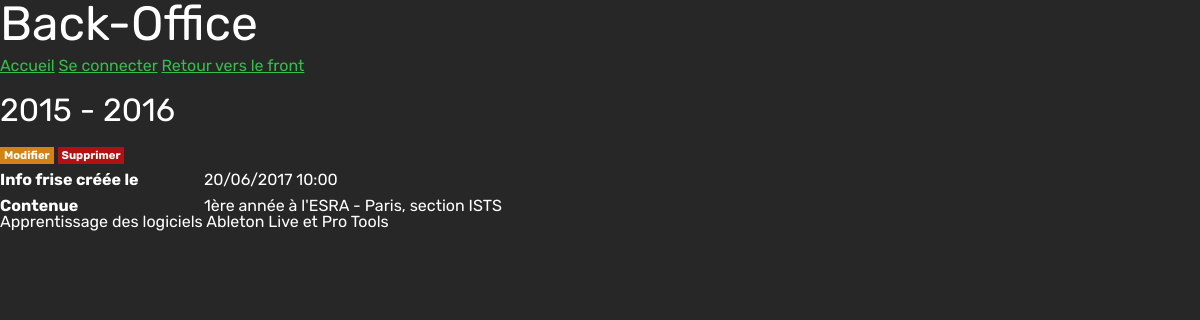
The app's page /back/frise.php?id=3 with its own data.
### tables this page shows
CREATE TABLE `contenue` (
  `id` int(11) NOT NULL,
  `created` datetime NOT NULL,
  `updated` datetime NOT NULL,
  `titre` varchar(50) NOT NULL,
  `texte` text NOT NULL
);

### config/functions.php (called while the page is built, shortened)
<?php
function dateEU($input, $hour = false){
	if(empty($input))
		return 'n.c.';
	else{
		$time = new DateTime($input);
		if($hour)
			return $time->format('d/m/Y H:i');
		else
			return $time->format('d/m/Y');
	}
}

### back/frise.php (the view, shortened to what this page needs)
<?php
include('../config/settings.php');
$contenue = $db->prepare('SELECT * FROM contenue WHERE id = :i');
$contenue->bindParam(':i', $_GET['id'], PDO::PARAM_INT);
$contenue->execute();
if($contenue->rowCount() == 0)
	redirect('index.php');
else
	$data = $contenue->fetch(PDO::FETCH_ASSOC);
?><!DOCTYPE html>
<html>
<head>
	<?php include('../includes/head-back.php'); ?>
</head>
<body>
	<?php include('../includes/header-back.php'); ?>
	<article>
		<h1><?= $data['titre'] ?></h1>
		<p>
			<a class="btn btn-small btn-warning" href="updateFrise.php?id=<?= $data['id'] ?>">Modifier</a>
			<a class="btn btn-small btn-error" href="../core/deleteFrise.php?id=<?= $data['id'] ?>">Supprimer</a>
		</p>
		<p>
			<span class="label">Info frise créée le</span>
			<?= dateEU($data['created'], true) ?>
		</p>
        <p><span class="label">Contenue</span>
            <?= $data['texte'] ?></p>
	</article>
</body>
</html>

### css/main-back.css (style rules this page uses)
html { font-family: 'Rubik', sans-serif; font-size: 100%; background: #272727; color: #FFFFFF; }
article, form { margin-bottom: 20px; }
form h1, article h1 { font-size: 2rem; margin-bottom: 20px; }
p { margin-bottom: 10px; }
form label, span.label { display: inline-block; width: 200px; font-weight: bold; vertical-align: top; }
.btn { cursor: pointer; padding: 5px 10px; border: none; background: #fff; font-weight: bold; text-decoration: none; }
.btn-small { padding: 2px 4px; font-size: 0.7rem; }
.btn-warning { background: #d18317; color: #fff; }
.btn-error { background: #b21111; color: #fff; }
a { color: #1E89CC; }

### records on screen
contenue: titre "2015 - 2016", created "20/06/2017 10:00", texte "1ère année à l'ESRA - Paris, section ISTS Apprentissage des logiciels Ableton Live et Pro Tools"
